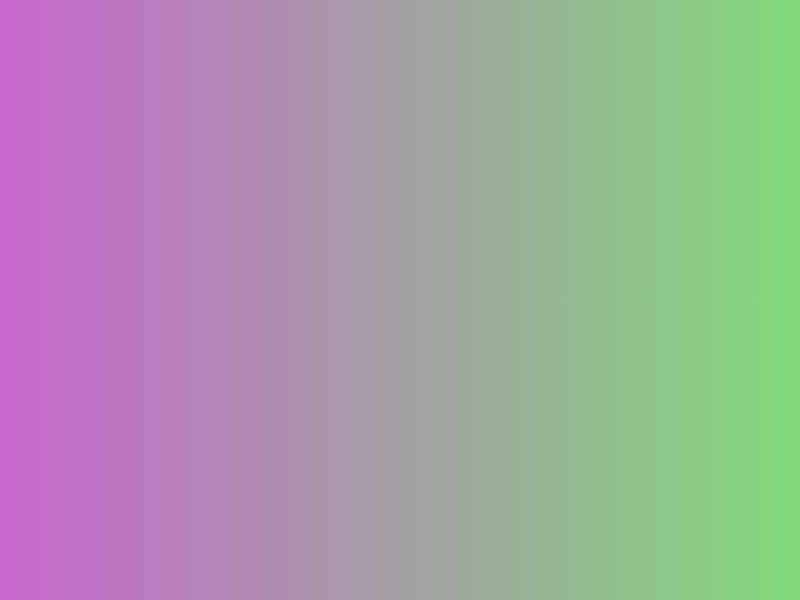
Frame 1 (no input)
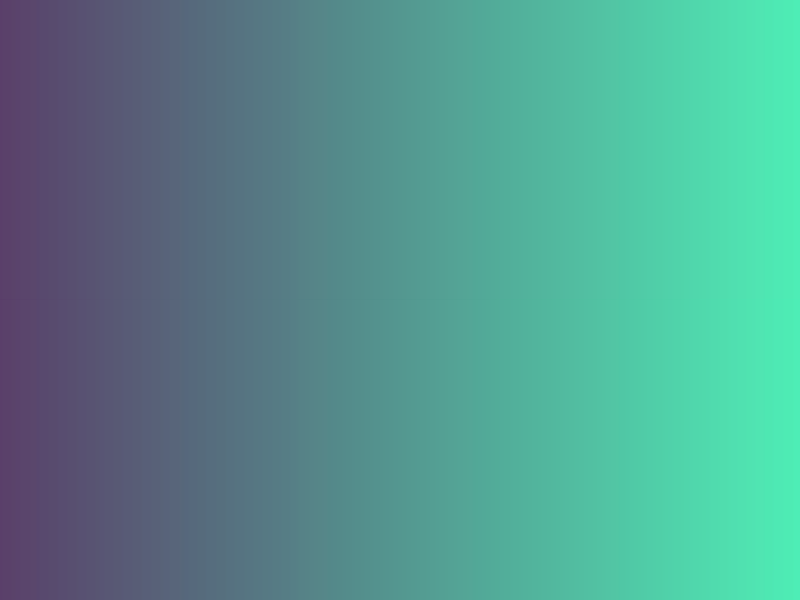
Frame 60 (no input)
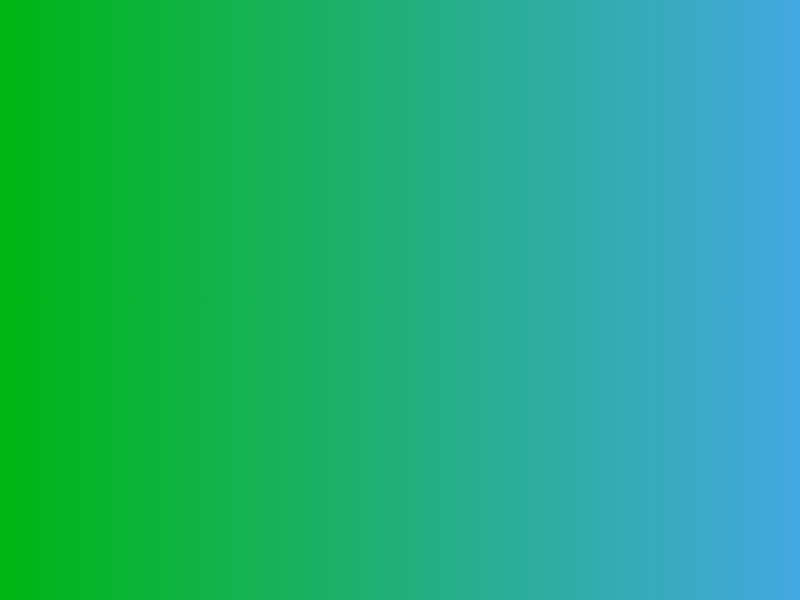
Frame 120 (the mouse pressed at the canvas centre since frame 60)

The p5.js sketch that drew these frames (run headless with seeded random() and noise() and a simulated clock; from frame 60 on, the mouse is pressed at the canvas centre):

// p5.js sketch
// ── sketch.js
// Constants
let r, g, b, r2, g2, b2, c1, c2, nr, ng, nb, nr2, ng2, nb2;

function setup() {
  createCanvas(displayWidth, displayHeight);
  r = random(255)
  g = random(255)
  b = random(255)
  r2 = random(255)
  g2 = random(255)
  b2 = random(255)
  nr = random(-3,3)
  ng = random(-3,3)
  nb = random(-3,3)
  nr2 = random(-3,3)
  ng2 = random(-3,3)
  nb2 = random(-3,3)

  // Define colors
}

function draw() {
  r += nr
  g += ng
  b += nb
  r2 += nr2
  g2 += ng2
  b2 += nb2
  
    if (r>=255 || r<=0){
      nr=nr*-1
    }
    if (g>=255 || g<=0){
      ng=ng*-1
    }
    if (b>=255 || b<=0){
      nb=nb*-1
    }
    if (r2>=255 || r2<=0){
      nr2=nr2*-1
    }
    if (g2>=255 || g2<=0){
      ng2=ng2*-1
    }
    if (b2>=255 || b2<=0){
      nb2=nb2*-1
    }
  
    c1 = color(r,g,b)
    c2 = color(r2,g2,b2)
    
    setGradient(0, 0, width, height, c1, c2);
  
}

function setGradient(x, y, w, h, c1, c2) {
  noFill();
    for (let i = x; i <= x + w; i++) {
      let inter = map(i, x, x + w, 0, 1);
      let c = lerpColor(c1, c2, inter);
      stroke(c);
      line(i, y, i, y + h);
    }
}
